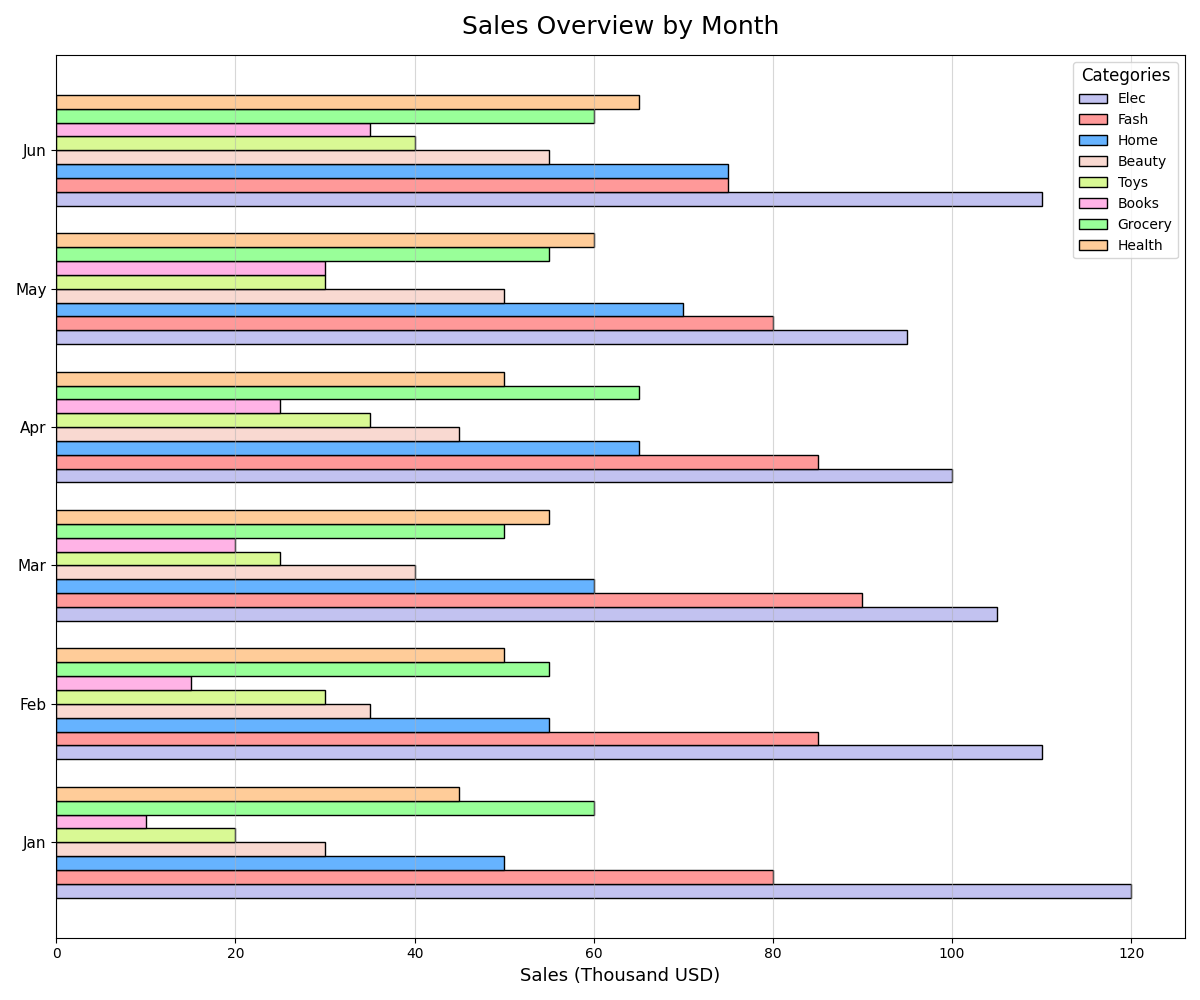

Write the Python code that produced this figure.
import matplotlib.pyplot as plt
import numpy as np

categories = ["Elec", "Fash", "Home", "Beauty", "Toys", "Books", "Grocery", "Health"]
months = ["Jan", "Feb", "Mar", "Apr", "May", "Jun"]

sales_data = [
    [120, 110, 105, 100, 95, 110],  # Electronics
    [80, 85, 90, 85, 80, 75],       # Fashion
    [50, 55, 60, 65, 70, 75],       # Home Goods
    [30, 35, 40, 45, 50, 55],       # Beauty
    [20, 30, 25, 35, 30, 40],       # Toys
    [10, 15, 20, 25, 30, 35],       # Books
    [60, 55, 50, 65, 55, 60],       # Grocery
    [45, 50, 55, 50, 60, 65]        # Health
]

sales_data = np.array(sales_data)

fig, ax = plt.subplots(figsize=(12, 10))

y = np.arange(len(months))
bar_height = 0.10

colors = ['#c2c2f0', '#ff9999', '#66b3ff', '#f9d9d1', '#d9f994', '#ffb3e6', '#99ff99', '#ffcc99']

for i in range(len(categories)):
    ax.barh(y + i*bar_height, sales_data[i], height=bar_height, color=colors[i], edgecolor='black', linestyle='-', label=categories[i])

ax.set_title('Sales Overview by Month', fontsize=18, pad=15)
ax.set_xlabel('Sales (Thousand USD)', fontsize=13)
ax.set_yticks(y + bar_height * (len(categories) - 1) / 2)
ax.set_yticklabels(months, fontsize=11)

ax.legend(title="Categories", title_fontsize='12', fontsize='10', loc='upper right')

ax.grid(axis='x', linestyle='-', alpha=0.5)

plt.tight_layout()

plt.show()
